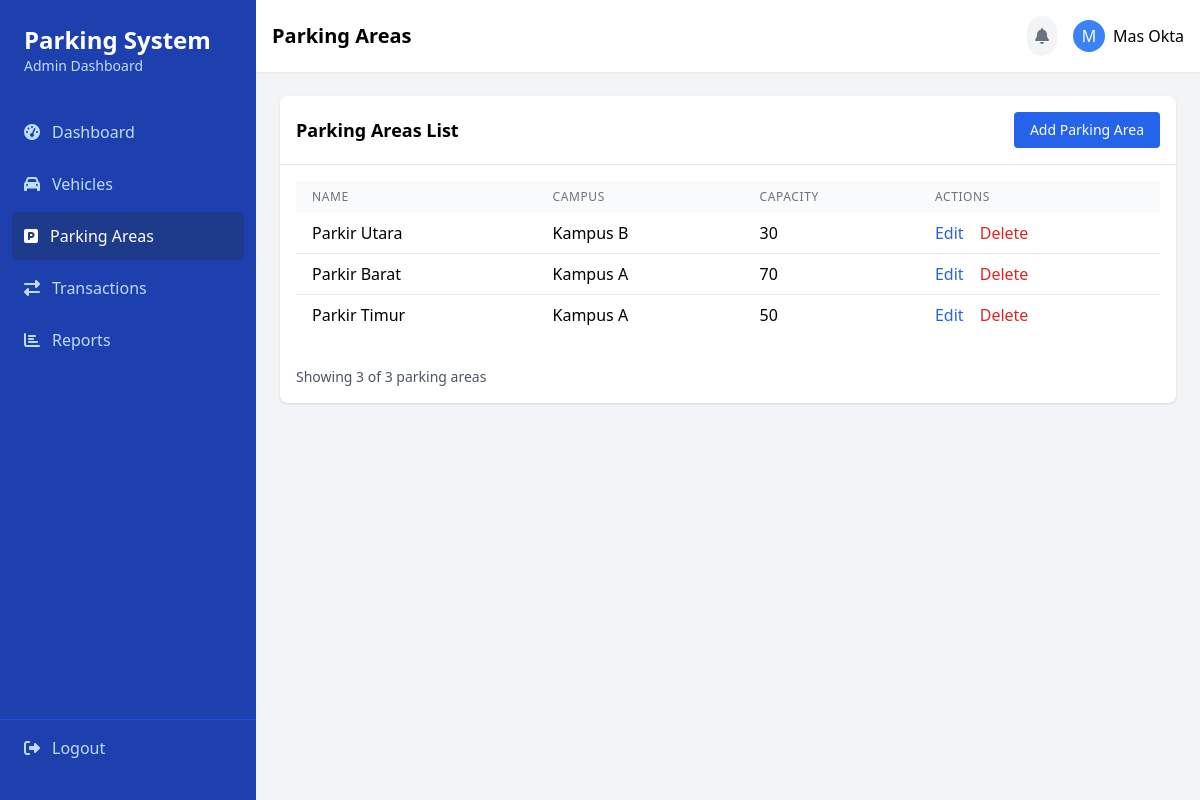
The app's page /dash/parking-areas.php (signed in) with its own data.
### tables this page shows
CREATE TABLE `area_parkir` (
  `id` int(11) NOT NULL,
  `nama` varchar(30) NOT NULL,
  `kapasitas` int(11) NOT NULL,
  `keterangan` varchar(45) NOT NULL,
  `kampus_id` int(11) NOT NULL
);

CREATE TABLE `kampus` (
  `id` int(11) NOT NULL,
  `nama` varchar(20) NOT NULL,
  `alamat` varchar(45) NOT NULL,
  `latitude` double NOT NULL,
  `langitude` double NOT NULL
);

### class/ParkingArea.php (called while the page is built, shortened)
<?php
class ParkingArea
{
     private $conn;
     public function __construct($dbConnection)
     {
          $this->conn = $dbConnection;
     }
     public function getParkingAreas($limit = 10, $offset = 0)
     {
          $sql = "SELECT a.id, a.nama, a.kapasitas, k.nama as kampus_nama
                FROM area_parkir a
                JOIN kampus k ON a.kampus_id = k.id
                ORDER BY a.id DESC
                LIMIT ? OFFSET ?";
          $stmt = $this->conn->prepare($sql);
          $stmt->bind_param("ii", $limit, $offset);
          $stmt->execute();
          $result = $stmt->get_result();
          $areas = [];
          while ($row = $result->fetch_assoc()) {
               $areas[] = $row;
          }
          return $areas;
     }
     public function getTotalParkingAreas()
     {
          $sql = "SELECT COUNT(*) as total FROM area_parkir";
          $result = $this->conn->query($sql);
          return $result ? ($result->fetch_assoc()['total'] ?? 0) : 0;
     }
}

### dash/parking-areas.php (the view, shortened to what this page needs)
<?php
include_once '../koneksi.php';
include_once '../class/ParkingArea.php';
$parking_area = new ParkingArea($conn);
$limit = 10;
$page = isset($_GET['page']) ? (int)$_GET['page'] : 1;
$offset = ($page - 1) * $limit;
$areas = $parking_area->getParkingAreas($limit, $offset);
$total_areas = $parking_area->getTotalParkingAreas();
?>
<!DOCTYPE html>
<html lang="en">
<head>
     <script src="https://cdn.tailwindcss.com"></script>
     <link href="https://cdnjs.cloudflare.com/ajax/libs/font-awesome/6.4.0/css/all.min.css" rel="stylesheet">
</head>
<body class="bg-gray-100">
     <div class="flex h-screen">
          <div id="sidebar" class="bg-blue-800 text-white w-64 py-6 flex flex-col fixed inset-y-0 left-0 transform -translate-x-full lg:translate-x-0 lg:static transition-transform duration-300 ease-in-out z-50">
               <div class="px-6 mb-8">
                    <h2 class="text-2xl font-bold">Parking System</h2>
                    <p class="text-sm text-blue-200">Admin Dashboard</p>
               </div>
               <nav class="flex-1 px-3">
                    <a href="dashboard.php" class="flex items-center px-3 py-3 text-blue-200 hover:bg-blue-700 rounded-md mb-1">
                         <i class="fas fa-tachometer-alt mr-3"></i>
                         <span>Dashboard</span>
                    </a>
                    <a href="vehicles.php" class="flex items-center px-3 py-3 text-blue-200 hover:bg-blue-700 rounded-md mb-1">
                         <i class="fas fa-car mr-3"></i>
                         <span>Vehicles</span>
                    </a>
                    <a href="parking-areas.php" class="flex items-center px-3 py-3 bg-blue-900 rounded-md mb-1">
                         <i class="fas fa-parking mr-3"></i>
                         <span>Parking Areas</span>
                    </a>
                    <a href="transactions.php" class="flex items-center px-3 py-3 text-blue-200 hover:bg-blue-700 rounded-md mb-1">
                         <i class="fas fa-exchange-alt mr-3"></i>
                         <span>Transactions</span>
                    </a>
                    <a href="reports.php" class="flex items-center px-3 py-3 text-blue-200 hover:bg-blue-700 rounded-md mb-1">
                         <i class="fas fa-chart-bar mr-3"></i>
                         <span>Reports</span>
                    </a>
               </nav>
               <div class="px-6 py-4 border-t border-blue-700">
                    <a href="../logout.php" class="flex items-center text-blue-200 hover:text-white">
                         <i class="fas fa-sign-out-alt mr-3"></i>
                         <span>Logout</span>
                    </a>
               </div>
          </div>
          <div class="flex-1 overflow-y-auto">
               <div class="bg-white shadow-sm p-4 flex justify-between items-center">
                    <h1 class="text-xl font-semibold">Parking Areas</h1>
                    <div class="flex items-center space-x-4">
                         <button class="bg-gray-100 p-2 rounded-full">
                              <i class="fas fa-bell text-gray-500"></i>
                         </button>
                         <div class="flex items-center">
                              <div class="w-8 h-8 bg-blue-500 rounded-full flex items-center justify-center text-white">
                                   <span><?php echo strtoupper(substr($_SESSION['user_name'], 0, 1)); ?></span>
                              </div>
                              <span class="ml-2"><?php echo htmlspecialchars($_SESSION['user_name']); ?></span>
                         </div>
                    </div>
               </div>
               <div class="p-6">
                    <div class="bg-white rounded-lg shadow">
                         <div class="p-4 border-b border-gray-200 flex justify-between items-center">
                              <h2 class="text-lg font-semibold">Parking Areas List</h2>
                              <button onclick="openModal('addParkingAreaModal')" class="bg-blue-600 text-white py-2 px-4 rounded hover:bg-blue-700 text-sm">Add Parking Area</button>
                         </div>
                         <div class="p-4 overflow-x-auto">
                              <table class="w-full">
                                   <thead class="bg-gray-50">
                                        <tr>
                                             <th class="px-4 py-2 text-left text-xs font-medium text-gray-500 uppercase tracking-wider">Name</th>
                                             <th class="px-4 py-2 text-left text-xs font-medium text-gray-500 uppercase tracking-wider">Campus</th>
                                             <th class="px-4 py-2 text-left text-xs font-medium text-gray-500 uppercase tracking-wider">Capacity</th>
                                             <th class="px-4 py-2 text-left text-xs font-medium text-gray-500 uppercase tracking-wider">Actions</th>
                                        </tr>
                                   </thead>
                                   <tbody class="bg-white divide-y divide-gray-200">
                                        <?php foreach ($areas as $row): ?>
                                             <tr>
                                                  <td class="px-4 py-2 whitespace-nowrap"><?php echo htmlspecialchars($row['nama']); ?></td>
                                                  <td class="px-4 py-2 whitespace-nowrap"><?php echo htmlspecialchars($row['kampus_nama']); ?></td>
                                                  <td class="px-4 py-2 whitespace-nowrap"><?php echo $row['kapasitas']; ?></td>
                                                  <td class="px-4 py-2 whitespace-nowrap">
                                                       <a href="?edit=<?php echo $row['id']; ?>" class="text-blue-600 hover:text-blue-800">Edit</a>
                                                       <form action="" method="POST" class="inline" onsubmit="return confirmDelete('delete_<?php echo $row['id']; ?>')">
                                                            <button type="submit" class="text-red-600 hover:text-red-800 ml-3">Delete</button>
                                                       </form>
                                                  </td>
                                             </tr>
                                        <?php endforeach; ?>
                                   </tbody>
                              </table>
                         </div>
                         <div class="p-4 flex justify-between items-center">
                              <span class="text-sm text-gray-600">Showing <?php echo count($areas); ?> of <?php echo $total_areas; ?> parking areas</span>
                         </div>
                    </div>
               </div>
          </div>
     </div>
</body>
</html>

### records on screen
area_parkir: nama "Parkir Utara", kampus.nama "Kampus B", kapasitas "30"
area_parkir: nama "Parkir Barat", kampus.nama "Kampus A", kapasitas "70"
area_parkir: nama "Parkir Timur", kampus.nama "Kampus A", kapasitas "50"

### other values on screen
substr($_SESSION['user_name'], 0, 1) "M"
$_SESSION['user_name'] "Mas Okta"
count($areas) "3"
$total_areas "3"
